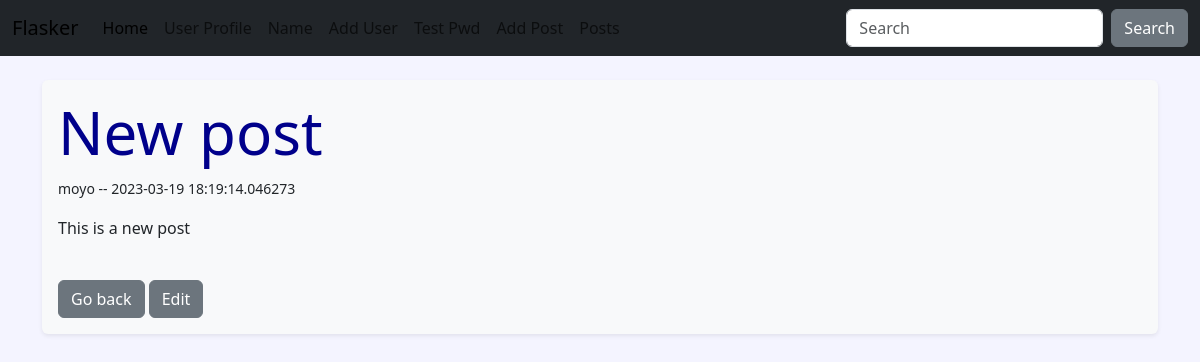
Before: /posts/1 with the older database file.
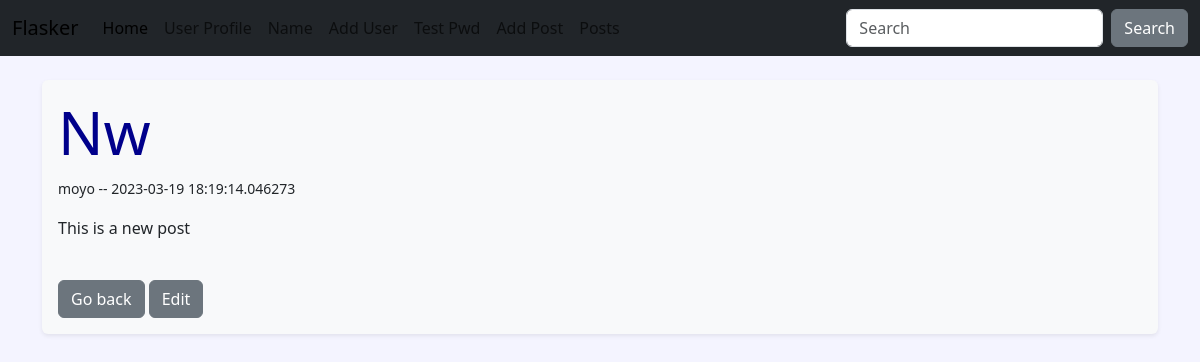
After: the same page with the newer database file.
### hello.py (models this page shows)
class Post(db.Model):
    id = db.Column(db.Integer, primary_key=True)
    title = db.Column(db.String(255))
    content = db.Column(db.Text)
    author = db.Column(db.String(255))
    date_posted = db.Column(db.DateTime, default=datetime.utcnow)
    slug = db.Column(db.String(255))

### hello.py (the view)
@app.route('/posts/<int:id>')
def post(id):
    post = Post.query.get_or_404(id)
    return render_template('post.html', post=post)

### templates/post.html
{% extends 'base.html' %}
{% block content%}
<div class="shadow-sm p-3 mb-1 bg-body-tertiary rounded">
    <h1>{{ post.title|capitalize }}</h1>
    <p><small>{{ post.author }} -- {{ post.date_posted }}</small></p>
    <p>{{ post.content }}</p><br />
    <a href="{{ url_for('posts')}}"><button type="button" class="btn btn-secondary">Go back</button></a>
    <a href="{{ url_for('edit_post', id=post.id)}}"><button type="button" class="btn btn-secondary">Edit</button></a>
</div>
<br/>
{% endblock %}

Changed rows visible on the page:
changed Post "This is a new post": title "New post" → "Nw"
